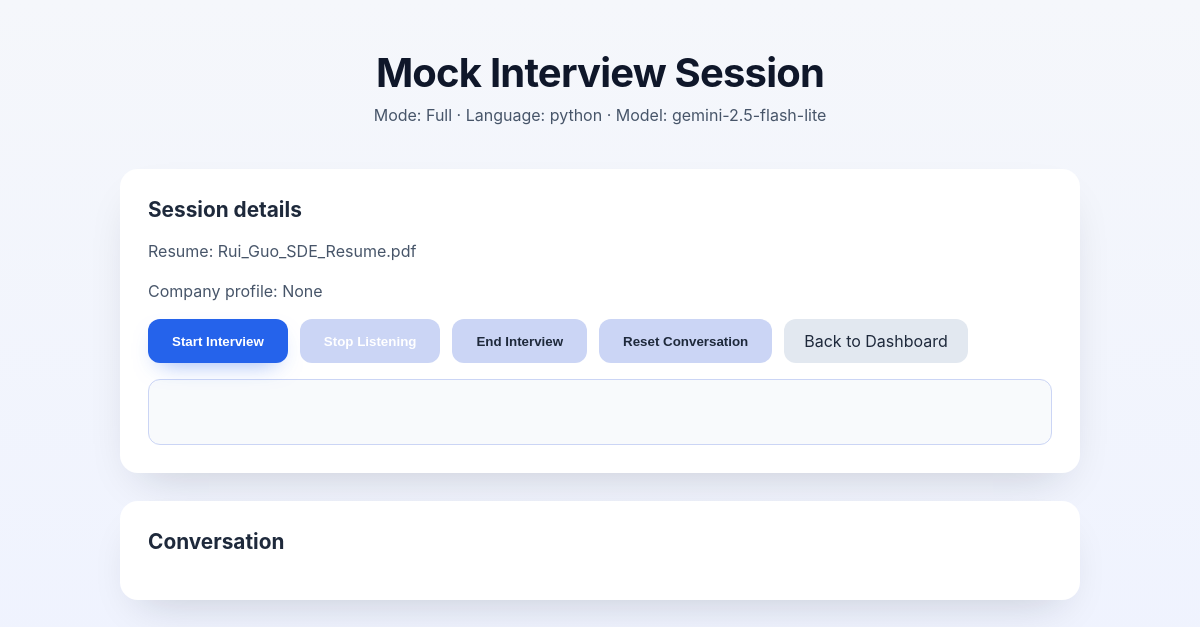
Screenshot of /interviews/34 (signed in) with the database file from the repository.
### app/models.py (models this page shows)
class Base(DeclarativeBase):
    pass

class Interview(Base):
    __tablename__ = "interviews"
    id: Mapped[int] = mapped_column(Integer, primary_key=True)
    user_id: Mapped[int] = mapped_column(ForeignKey("users.id"), nullable=False, index=True)
    resume_id: Mapped[int | None] = mapped_column(ForeignKey("resumes.id"), nullable=True)
    company_profile_id: Mapped[int | None] = mapped_column(ForeignKey("company_profiles.id"), nullable=True)
    status: Mapped[str] = mapped_column(String(32), nullable=False, default="created")
    mode: Mapped[str] = mapped_column(String(32), nullable=False, default="full")
    language: Mapped[str] = mapped_column(String(16), nullable=False, default="python")
    model: Mapped[str] = mapped_column(String(64), nullable=False, default="gemini-2.5-flash-lite")
    started_at: Mapped[datetime | None] = mapped_column(DateTime, nullable=True)
    ended_at: Mapped[datetime | None] = mapped_column(DateTime, nullable=True)
    updated_at: Mapped[datetime] = mapped_column(DateTime, default=datetime.utcnow, nullable=False)
    current_phase: Mapped[str | None] = mapped_column(String(64), nullable=True)
    phase_started_at: Mapped[datetime | None] = mapped_column(DateTime, nullable=True)
    phase_turn_start_index: Mapped[int] = mapped_column(Integer, nullable=False, default=0)
    last_speech_at: Mapped[datetime | None] = mapped_column(DateTime, nullable=True)
    last_code_change_at: Mapped[datetime | None] = mapped_column(DateTime, nullable=True)
    candidate_name: Mapped[str] = mapped_column(String(120), nullable=False, default="")
    problem_presented: Mapped[bool] = mapped_column(Boolean, nullable=False, default=False)
    current_code: Mapped[str] = mapped_column(Text, nullable=False, default="")
    conversation: Mapped[list] = mapped_column(MutableList.as_mutable(_json_type()), nullable=False, default=list)
    code_snapshots: Mapped[list] = mapped_column(MutableList.as_mutable(_json_type()), nullable=False, default=list)
    company_context: Mapped[dict] = mapped_column(MutableDict.as_mutable(_json_type()), nullable=False, default=dict)
    coding_question: Mapped[dict] = mapped_column(MutableDict.as_mutable(_json_type()), nullable=False, default=dict)
    ood_question: Mapped[dict] = mapped_column(MutableDict.as_mutable(_json_type()), nullable=False, default=dict)
    code_evaluation: Mapped[dict] = mapped_column(MutableDict.as_mutable(_json_type()), nullable=False, default=dict)
    coding_summary: Mapped[dict] = mapped_column(MutableDict.as_mutable(_json_type()), nullable=False, default=dict)
    report: Mapped[dict] = mapped_column(MutableDict.as_mutable(_json_type()), nullable=False, default=dict)
    user = relationship("User", back_populates="interviews")
    resume = relationship("Resume")
    company_profile = relationship("CompanyProfile")

class Resume(Base):
    __tablename__ = "resumes"
    id: Mapped[int] = mapped_column(Integer, primary_key=True)
    user_id: Mapped[int] = mapped_column(ForeignKey("users.id"), nullable=False, index=True)
    filename: Mapped[str] = mapped_column(String(255), nullable=False)
    content_type: Mapped[str] = mapped_column(String(128), nullable=False)
    size_bytes: Mapped[int] = mapped_column(Integer, nullable=False, default=0)
    storage_path: Mapped[str] = mapped_column(String(512), nullable=False)
    text: Mapped[str] = mapped_column(Text, nullable=False, default="")
    created_at: Mapped[datetime] = mapped_column(DateTime, default=datetime.utcnow, nullable=False)
    user = relationship("User", back_populates="resumes")

### app/app.py (the view)
    @app.route("/interviews/<int:interview_id>")
    @login_required
    def interview_page(interview_id: int):
        with _db() as db:
            user = _ensure_logged_in(db)
            interview = _load_interview(db, interview_id, user.id)
            resume = interview.resume
            company_profile = interview.company_profile
            return render_template(
                "interview.html",
                interview=interview,
                resume=resume,
                company_profile=company_profile,
            )

### app/auth.py (called while the page is built)
def get_current_user(db: Session) -> User | None:
    user_id = session.get("user_id")
    if not user_id:
        return None
    return db.get(User, int(user_id))

def login_required(fn: F) -> F:
    @wraps(fn)
    def wrapper(*args, **kwargs):
        if not session.get("user_id"):
            if request.path.startswith("/api/"):
                return jsonify({"error": "Authentication required."}), 401
            return redirect(url_for("login"))
        return fn(*args, **kwargs)
    return cast(F, wrapper)

### app/templates/interview.html (shortened to what this page needs)
<!DOCTYPE html>
<html lang="en">
<head>
    <link rel="stylesheet" href="{{ url_for('static', filename='css/style.css') }}">
</head>
<body data-interview-id="{{ interview.id }}">
<main class="layout">
    <header class="header">
        <h1>Mock Interview Session</h1>
        <p class="tagline">Mode: {{ interview.mode | replace('_', ' ') | title }} · Language: {{ interview.language }} · Model: {{ interview.model }}</p>
    </header>
    <section class="card">
        <h2>Session details</h2>
        <p class="hint">Resume: {{ resume.filename if resume else "None selected" }}</p>
        <p class="hint">Company profile: {% if company_profile %}{{ company_profile.company }}{% if company_profile.role %} — {{ company_profile.role }}{% endif %}{% else %}None{% endif %}</p>
        <div class="controls">
            <button id="start-btn">Start Interview</button>
            <button id="stop-btn" disabled>Stop Listening</button>
            <button id="end-btn" disabled class="secondary">End Interview</button>
            <button id="reset-btn" disabled class="secondary">Reset Conversation</button>
            <a href="{{ url_for('dashboard') }}" class="secondary link-button">Back to Dashboard</a>
        </div>
        <div id="live-caption" class="caption"></div>
    </section>
    <section class="card">
        <h2>Conversation</h2>
    </section>
</main>
</body>
</html>

### app/static/css/style.css (style rules this page uses)
:root { color-scheme: light; font-family: "Inter", system-ui, -apple-system, BlinkMacSystemFont, "Segoe UI", sans-serif; background-color: #f5f7fb; color: #0f172a; }
body { margin: 0; padding: 0; min-height: 100vh; background: linear-gradient(180deg, #f5f7fb 0%, #eef2ff 100%); }
.layout { max-width: 960px; margin: 0 auto; padding: 3rem 1.5rem 4rem; display: grid; gap: 1.75rem; }
.link-button { display: inline-flex; align-items: center; justify-content: center; padding: 0.75rem 1.25rem; border-radius: 12px; text-decoration: none; background: #e2e8f0; color: #1e293b; }
.header { text-align: center; }
.header h1 { margin: 0; font-size: 2.5rem; letter-spacing: -0.02em; }
.tagline { margin-top: 0.5rem; color: #475569; font-size: 1rem; }
.card { background: #fff; border-radius: 18px; padding: 1.75rem; box-shadow: 0 20px 45px -20px rgba(15, 23, 42, 0.2); }
.card h2 { margin-top: 0; font-size: 1.3rem; color: #1e293b; }
button { cursor: pointer; border: none; border-radius: 12px; background: #2563eb; color: #fff; font-weight: 600; padding: 0.75rem 1.5rem; transition: transform 0.1s ease-in-out, box-shadow 0.1s ease-in-out; box-shadow: 0 10px 25px -12px rgba(37, 99, 235, 0.6); }
button:disabled { background: #cbd5f5; cursor: not-allowed; box-shadow: none; }
.secondary { background: #e2e8f0; color: #1e293b; box-shadow: none; }
.controls { display: flex; flex-wrap: wrap; gap: 0.75rem; margin-bottom: 1rem; }
.hint { margin-top: 0; color: #475569; line-height: 1.5; }
.caption { min-height: 2.5rem; padding: 0.75rem; border-radius: 12px; background: #f8fafc; color: #1e293b; font-size: 1rem; border: 1px solid #cbd5f5; }

### rows the page displays
Interview: mode "Full", language "python", model "gemini-2.5-flash-lite"
Resume: filename "Rui_Guo_SDE_Resume.pdf"
